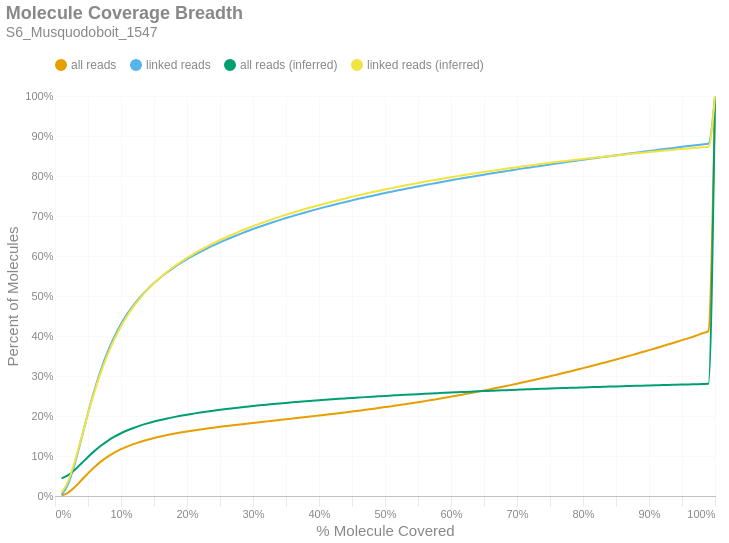

Notebook code cell kept with this figure:
### Markdown cell above
### Molecule Read Coverage
This chart shows molecule coverage breadth as computed by the number of bases aligned to that molecule. In other words, "*how much of each unique long molecule is actually sequenced/aligned?*" Keep in mind there is a distinction between sequences and alignments, since some sequences belonging to a particular molecule may not align well and wouldn't appear in the alignment data. This chart also shows molecule coverage breadth as computed by the *inferred fragment* from which the aligned sequences originate. Unlike read coverage, this calculation takes into account the total insert size, including unsequenced gaps between the forward and reverse reads. Like the previous figures, these are cumulative percents.

### Code cell
if SKIPLR:
    print_html(f"Skipped")
else:
    binned_df = consolidated_hist(valids['coverage_bp'], mask, 0.01, True)
    binned_df_inf = consolidated_hist(valids['coverage_inserts'], mask, 0.01, True)
    binned_df = binned_df.with_columns(pl.lit(binned_df_inf['all reads (cumsum)']).alias('all reads (inferred)'))
    binned_df = binned_df.with_columns(pl.lit(binned_df_inf['linked reads (cumsum)']).alias('linked reads (inferred)'))
    binned_df = binned_df.with_columns(
        (pl.col('bin').cast(pl.Float64) + 0.01).alias('right_edge')
    )

    with SafeRender(binned_df):
        (
            density_plot(binned_df, 'Molecule Coverage Breadth', samplename, 'molcov', ['all reads (inferred)','linked reads (inferred)'])
            .encode(
                #x=alt.X('bin:Q', title="% Molecule Covered").axis(format = '%').scale(padding=0),
                x=alt.X('right_edge:Q', title="% Molecule Covered").axis(format='%').scale(padding=0),
                y=alt.Y('value:Q', title='Percent of Molecules')
                    .axis(format='%')
                    .stack(False)
                    .scale(domainMin=0, padding=0),
                color=alt.Color("key:N").scale(domain = ["all reads", "linked reads", "all reads (inferred)", "linked reads (inferred)"]),
                tooltip = [
                    alt.Tooltip("key:N", title = "Data Type"),
                    alt.Tooltip("range_label:N", title="% Molecule Covered"),
                    alt.Tooltip("value:Q", format = ".2%", title="% Molecules")
                ]
            )
        ).display()

### Figure 1 — Vega-Lite specification as saved in the notebook (floating-point values rounded to 4 significant figures)
{"width": "container", "height": 400, "config": {"title": {"anchor": "start", "dy": -15, "fontSize": 18, "color": "#888888", "subtitleColor": "#888888", "subtitleFontSize": 14}, "arc": {"fill": "#0072B2"}, "axis": {"domainColor": "#888888", "domainWidth": 0.5, "gridWidth": 0.2, "grid": false, "titleFontWeight": 400, "titleFontSize": 15, "labelFontSize": 11, "labelColor": "#888888", "tickColor": "#888888", "tickWidth": 0.2, "titleColor": "#888888"}, "axisBand": {"grid": false}, "axisX": {"grid": true, "tickSize": 10, "domainCap": "round"}, "axisY": {"domain": false, "grid": true, "tickSize": 0, "domainCap": "round"}, "background": "transparent", "header": {"labelFontSize": 15, "labelColor": "#888888", "titleFontSize": 15, "titleFontWeight": 600, "titleColor": "#888888"}, "legend": {"labelFont": "sans-serif", "labelFontSize": 12, "labelColor": "#888888", "symbolSize": 100, "symbolType": "circle", "titleFontSize": 12, "titlePadding": 10, "titleColor": "#888888", "title": null, "orient": "top"}, "range": {"category": ["#E69F00", "#56B4E9", "#009E73", "#F0E442", "#0072B2", "#D55E00", "#CC79A7", "#000000"], "diverging": ["#cfe8f3", "#a2d4ec", "#73bfe2", "#46abdb", "#1696d2", "#12719e"]}, "area": {"fill": "#0072B2", "fillOpacity": 0.7, "line": true, "strokeOpacity": 0.7}, "line": {"color": "#0072B2", "stroke": "#0072B2", "strokeWidth": 2}, "trail": {"color": "#0072B2", "stroke": "#0072B2", "strokeWidth": 0, "size": 1}, "point": {"filled": true, "fillOpacity": 1.0, "size": 95}, "text": {"color": "#888888", "fontSize": 11, "align": "right", "fontWeight": 400, "size": 11}, "bar": {"fill": "#0072B2", "stroke": null}, "view": {"stroke": null, "continuousWidth": 660, "continuousHeight": 400}}, "data": {"name": "data-f3d58d242998495957ee3d1a4fd4c5e5"}, "mark": {"type": "line", "interpolate": "monotone", "point": {"opacity": 0, "size": 275}}, "encoding": {"color": {"field": "key", "scale": {"domain": ["all reads", "linked reads", "all reads (inferred)", "linked reads (inferred)"]}, "type": "nominal"}, "tooltip": [{"field": "key", "title": "Data Type", "type": "nominal"}, {"field": "range_label", "title": "% Molecule Covered", "type": "nominal"}, {"field": "value", "format": ".2%", "title": "% Molecules", "type": "quantitative"}], "x": {"axis": {"format": "%"}, "field": "right_edge", "scale": {"padding": 0}, "title": "% Molecule Covered", "type": "quantitative"}, "y": {"axis": {"format": "%"}, "field": "value", "scale": {"domainMin": 0, "padding": 0}, "stack": false, "title": "Percent of Molecules", "type": "quantitative"}}, "params": [{"name": "param_c36ac31b6afebe62", "select": {"type": "point", "fields": ["key"]}, "bind": "legend"}], "title": {"text": "Molecule Coverage Breadth", "subtitle": "S6_Musquodoboit_1547"}, "transform": [{"fold": ["all reads (cumsum)", "linked reads (cumsum)", "all reads (inferred)", "linked reads (inferred)"]}, {"calculate": "replace(datum.key, ' (cumsum)', '')", "as": "key"}, {"filter": {"param": "param_c36ac31b6afebe62"}}], "usermeta": {"embedOptions": {"downloadFileName": "S6_Musquodoboit_1547.molcov"}}, "$schema": "https://vega.github.io/schema/vega-lite/v6.1.0.json", "datasets": {"data-f3d58d242998495957ee3d1a4fd4c5e5": [{"bin": "0.0", "interval": "0.0-0.01", "all reads": 0.0009797, "linked reads": 0.00307, "all reads (cumsum)": 0.0009797, "linked reads (cumsum)": 0.00307, "range_label": "0.0-0.01", "all reads (inferred)": 0.04404, "linked reads (inferred)": 0.008626, "right_edge": 0.01}, {"bin": "0.01", "interval": "0.01-0.02", "all reads": 0.007534, "linked reads": 0.02708, "all reads (cumsum)": 0.008514, "linked reads (cumsum)": 0.03016, "range_label": "0.01-0.02", "all reads (inferred)": 0.05202, "linked reads (inferred)": 0.03733, "right_edge": 0.02}, {"bin": "0.02", "interval": "0.02-0.03", "all reads": 0.01384, "linked reads": 0.05067, "all reads (cumsum)": 0.02235, "linked reads (cumsum)": 0.08082, "range_label": "0.02-0.03", "all reads (inferred)": 0.06545, "linked reads (inferred)": 0.08657, "right_edge": 0.03}, {"bin": "0.03", "interval": "0.03-0.04", "all reads": 0.017, "linked reads": 0.06256, "all reads (cumsum)": 0.03936, "linked reads (cumsum)": 0.1434, "range_label": "0.03-0.04", "all reads (inferred)": 0.08146, "linked reads (inferred)": 0.1456, "right_edge": 0.04}, {"bin": "0.04", "interval": "0.04-0.05", "all reads": 0.01728, "linked reads": 0.06377, "all reads (cumsum)": 0.05663, "linked reads (cumsum)": 0.2072, "range_label": "0.04-0.05", "all reads (inferred)": 0.09767, "linked reads (inferred)": 0.2055, "right_edge": 0.05}, {"bin": "0.05", "interval": "0.05-0.06", "all reads": 0.01594, "linked reads": 0.05889, "all reads (cumsum)": 0.07257, "linked reads (cumsum)": 0.266, "range_label": "0.05-0.06", "all reads (inferred)": 0.1128, "linked reads (inferred)": 0.2615, "right_edge": 0.06}, {"bin": "0.06", "interval": "0.06-0.07", "all reads": 0.01393, "linked reads": 0.05147, "all reads (cumsum)": 0.0865, "linked reads (cumsum)": 0.3175, "range_label": "0.06-0.07", "all reads (inferred)": 0.1263, "linked reads (inferred)": 0.3114, "right_edge": 0.07}, {"bin": "0.07", "interval": "0.07-0.08", "all reads": 0.01191, "linked reads": 0.04398, "all reads (cumsum)": 0.09842, "linked reads (cumsum)": 0.3615, "range_label": "0.07-0.08", "all reads (inferred)": 0.138, "linked reads (inferred)": 0.3547, "right_edge": 0.08}, {"bin": "0.08", "interval": "0.08-0.09", "all reads": 0.01002, "linked reads": 0.03698, "all reads (cumsum)": 0.1084, "linked reads (cumsum)": 0.3985, "range_label": "0.08-0.09", "all reads (inferred)": 0.1481, "linked reads (inferred)": 0.3921, "right_edge": 0.09}, {"bin": "0.09", "interval": "0.09-0.1", "all reads": 0.008534, "linked reads": 0.03143, "all reads (cumsum)": 0.117, "linked reads (cumsum)": 0.4299, "range_label": "0.09-0.1", "all reads (inferred)": 0.1568, "linked reads (inferred)": 0.4243, "right_edge": 0.1}, {"bin": "0.1", "interval": "0.1-0.11", "all reads": 0.007232, "linked reads": 0.02659, "all reads (cumsum)": 0.1242, "linked reads (cumsum)": 0.4565, "range_label": "0.1-0.11", "all reads (inferred)": 0.1643, "linked reads (inferred)": 0.4518, "right_edge": 0.11}, {"bin": "0.11", "interval": "0.11-0.12", "all reads": 0.006226, "linked reads": 0.02287, "all reads (cumsum)": 0.1304, "linked reads (cumsum)": 0.4794, "range_label": "0.11-0.12", "all reads (inferred)": 0.1708, "linked reads (inferred)": 0.4757, "right_edge": 0.12}, {"bin": "0.12", "interval": "0.12-0.13", "all reads": 0.005385, "linked reads": 0.01975, "all reads (cumsum)": 0.1358, "linked reads (cumsum)": 0.4991, "range_label": "0.12-0.13", "all reads (inferred)": 0.1765, "linked reads (inferred)": 0.4967, "right_edge": 0.13}, {"bin": "0.13", "interval": "0.13-0.14", "all reads": 0.004776, "linked reads": 0.0175, "all reads (cumsum)": 0.1406, "linked reads (cumsum)": 0.5166, "range_label": "0.13-0.14", "all reads (inferred)": 0.1815, "linked reads (inferred)": 0.5153, "right_edge": 0.14}, {"bin": "0.14", "interval": "0.14-0.15", "all reads": 0.004267, "linked reads": 0.0156, "all reads (cumsum)": 0.1449, "linked reads (cumsum)": 0.5322, "range_label": "0.14-0.15", "all reads (inferred)": 0.186, "linked reads (inferred)": 0.532, "right_edge": 0.15}, {"bin": "0.15", "interval": "0.15-0.16", "all reads": 0.003874, "linked reads": 0.01416, "all reads (cumsum)": 0.1487, "linked reads (cumsum)": 0.5464, "range_label": "0.15-0.16", "all reads (inferred)": 0.1901, "linked reads (inferred)": 0.547, "right_edge": 0.16}, {"bin": "0.16", "interval": "0.16-0.17", "all reads": 0.003518, "linked reads": 0.01283, "all reads (cumsum)": 0.1523, "linked reads (cumsum)": 0.5592, "range_label": "0.16-0.17", "all reads (inferred)": 0.1938, "linked reads (inferred)": 0.5607, "right_edge": 0.17}, {"bin": "0.17", "interval": "0.17-0.18", "all reads": 0.003237, "linked reads": 0.01177, "all reads (cumsum)": 0.1555, "linked reads (cumsum)": 0.571, "range_label": "0.17-0.18", "all reads (inferred)": 0.1972, "linked reads (inferred)": 0.5731, "right_edge": 0.18}, {"bin": "0.18", "interval": "0.18-0.19", "all reads": 0.002995, "linked reads": 0.01087, "all reads (cumsum)": 0.1585, "linked reads (cumsum)": 0.5818, "range_label": "0.18-0.19", "all reads (inferred)": 0.2004, "linked reads (inferred)": 0.5847, "right_edge": 0.19}, {"bin": "0.19", "interval": "0.19-0.2", "all reads": 0.0028, "linked reads": 0.01014, "all reads (cumsum)": 0.1613, "linked reads (cumsum)": 0.592, "range_label": "0.19-0.2", "all reads (inferred)": 0.2033, "linked reads (inferred)": 0.5953, "right_edge": 0.2}, {"bin": "0.2", "interval": "0.2-0.21", "all reads": 0.002594, "linked reads": 0.009369, "all reads (cumsum)": 0.1639, "linked reads (cumsum)": 0.6014, "range_label": "0.2-0.21", "all reads (inferred)": 0.206, "linked reads (inferred)": 0.6052, "right_edge": 0.21}, {"bin": "0.21", "interval": "0.21-0.22", "all reads": 0.002464, "linked reads": 0.008869, "all reads (cumsum)": 0.1663, "linked reads (cumsum)": 0.6102, "range_label": "0.21-0.22", "all reads (inferred)": 0.2086, "linked reads (inferred)": 0.6146, "right_edge": 0.22}, {"bin": "0.22", "interval": "0.22-0.23", "all reads": 0.002314, "linked reads": 0.008299, "all reads (cumsum)": 0.1687, "linked reads (cumsum)": 0.6185, "range_label": "0.22-0.23", "all reads (inferred)": 0.211, "linked reads (inferred)": 0.6234, "right_edge": 0.23}, {"bin": "0.23", "interval": "0.23-0.24", "all reads": 0.002255, "linked reads": 0.008047, "all reads (cumsum)": 0.1709, "linked reads (cumsum)": 0.6266, "range_label": "0.23-0.24", "all reads (inferred)": 0.2133, "linked reads (inferred)": 0.632, "right_edge": 0.24}, {"bin": "0.24", "interval": "0.24-0.25", "all reads": 0.002135, "linked reads": 0.007589, "all reads (cumsum)": 0.173, "linked reads (cumsum)": 0.6342, "range_label": "0.24-0.25", "all reads (inferred)": 0.2155, "linked reads (inferred)": 0.64, "right_edge": 0.25}, {"bin": "0.25", "interval": "0.25-0.26", "all reads": 0.002016, "linked reads": 0.007125, "all reads (cumsum)": 0.1751, "linked reads (cumsum)": 0.6413, "range_label": "0.25-0.26", "all reads (inferred)": 0.2175, "linked reads (inferred)": 0.6475, "right_edge": 0.26}, {"bin": "0.26", "interval": "0.26-0.27", "all reads": 0.00197, "linked reads": 0.006906, "all reads (cumsum)": 0.177, "linked reads (cumsum)": 0.6482, "range_label": "0.26-0.27", "all reads (inferred)": 0.2195, "linked reads (inferred)": 0.6547, "right_edge": 0.27}, {"bin": "0.27", "interval": "0.27-0.28", "all reads": 0.001924, "linked reads": 0.006651, "all reads (cumsum)": 0.179, "linked reads (cumsum)": 0.6548, "range_label": "0.27-0.28", "all reads (inferred)": 0.2214, "linked reads (inferred)": 0.6616, "right_edge": 0.28}, {"bin": "0.28", "interval": "0.28-0.29", "all reads": 0.001894, "linked reads": 0.006407, "all reads (cumsum)": 0.1808, "linked reads (cumsum)": 0.6612, "range_label": "0.28-0.29", "all reads (inferred)": 0.2232, "linked reads (inferred)": 0.6682, "right_edge": 0.29}, {"bin": "0.29", "interval": "0.29-0.3", "all reads": 0.001856, "linked reads": 0.006126, "all reads (cumsum)": 0.1827, "linked reads (cumsum)": 0.6674, "range_label": "0.29-0.3", "all reads (inferred)": 0.2249, "linked reads (inferred)": 0.6746, "right_edge": 0.3}, {"bin": "0.3", "interval": "0.3-0.31", "all reads": 0.001811, "linked reads": 0.005803, "all reads (cumsum)": 0.1845, "linked reads (cumsum)": 0.6732, "range_label": "0.3-0.31", "all reads (inferred)": 0.2266, "linked reads (inferred)": 0.6807, "right_edge": 0.31}, {"bin": "0.31", "interval": "0.31-0.32", "all reads": 0.001823, "linked reads": 0.005682, "all reads (cumsum)": 0.1863, "linked reads (cumsum)": 0.6789, "range_label": "0.31-0.32", "all reads (inferred)": 0.2282, "linked reads (inferred)": 0.6866, "right_edge": 0.32}, {"bin": "0.32", "interval": "0.32-0.33", "all reads": 0.001819, "linked reads": 0.005499, "all reads (cumsum)": 0.1882, "linked reads (cumsum)": 0.6844, "range_label": "0.32-0.33", "all reads (inferred)": 0.2298, "linked reads (inferred)": 0.6923, "right_edge": 0.33}, {"bin": "0.33", "interval": "0.33-0.34", "all reads": 0.00181, "linked reads": 0.00533, "all reads (cumsum)": 0.19, "linked reads (cumsum)": 0.6897, "range_label": "0.33-0.34", "all reads (inferred)": 0.2313, "linked reads (inferred)": 0.6978, "right_edge": 0.34}, {"bin": "0.34", "interval": "0.34-0.35", "all reads": 0.001811, "linked reads": 0.00517, "all reads (cumsum)": 0.1918, "linked reads (cumsum)": 0.6949, "range_label": "0.34-0.35", "all reads (inferred)": 0.2327, "linked reads (inferred)": 0.7031, "right_edge": 0.35}, {"bin": "0.35", "interval": "0.35-0.36", "all reads": 0.001805, "linked reads": 0.004955, "all reads (cumsum)": 0.1936, "linked reads (cumsum)": 0.6998, "range_label": "0.35-0.36", "all reads (inferred)": 0.2341, "linked reads (inferred)": 0.7082, "right_edge": 0.36}, {"bin": "0.36", "interval": "0.36-0.37", "all reads": 0.001839, "linked reads": 0.004848, "all reads (cumsum)": 0.1954, "linked reads (cumsum)": 0.7047, "range_label": "0.36-0.37", "all reads (inferred)": 0.2355, "linked reads (inferred)": 0.7132, "right_edge": 0.37}, {"bin": "0.37", "interval": "0.37-0.38", "all reads": 0.001871, "linked reads": 0.004764, "all reads (cumsum)": 0.1973, "linked reads (cumsum)": 0.7094, "range_label": "0.37-0.38", "all reads (inferred)": 0.2368, "linked reads (inferred)": 0.7179, "right_edge": 0.38}, {"bin": "0.38", "interval": "0.38-0.39", "all reads": 0.001867, "linked reads": 0.004562, "all reads (cumsum)": 0.1992, "linked reads (cumsum)": 0.714, "range_label": "0.38-0.39", "all reads (inferred)": 0.2381, "linked reads (inferred)": 0.7226, "right_edge": 0.39}, {"bin": "0.39", "interval": "0.39-0.4", "all reads": 0.001929, "linked reads": 0.004491, "all reads (cumsum)": 0.2011, "linked reads (cumsum)": 0.7185, "range_label": "0.39-0.4", "all reads (inferred)": 0.2393, "linked reads (inferred)": 0.7271, "right_edge": 0.4}, {"bin": "0.4", "interval": "0.4-0.41", "all reads": 0.001918, "linked reads": 0.00429, "all reads (cumsum)": 0.203, "linked reads (cumsum)": 0.7228, "range_label": "0.4-0.41", "all reads (inferred)": 0.2405, "linked reads (inferred)": 0.7314, "right_edge": 0.41}, {"bin": "0.41", "interval": "0.41-0.42", "all reads": 0.001957, "linked reads": 0.004184, "all reads (cumsum)": 0.205, "linked reads (cumsum)": 0.7269, "range_label": "0.41-0.42", "all reads (inferred)": 0.2417, "linked reads (inferred)": 0.7357, "right_edge": 0.42}, {"bin": "0.42", "interval": "0.42-0.43", "all reads": 0.002011, "linked reads": 0.00412, "all reads (cumsum)": 0.207, "linked reads (cumsum)": 0.7311, "range_label": "0.42-0.43", "all reads (inferred)": 0.2429, "linked reads (inferred)": 0.7399, "right_edge": 0.43}, {"bin": "0.43", "interval": "0.43-0.44", "all reads": 0.002057, "linked reads": 0.004086, "all reads (cumsum)": 0.209, "linked reads (cumsum)": 0.7352, "range_label": "0.43-0.44", "all reads (inferred)": 0.244, "linked reads (inferred)": 0.744, "right_edge": 0.44}, {"bin": "0.44", "interval": "0.44-0.45", "all reads": 0.002076, "linked reads": 0.003885, "all reads (cumsum)": 0.2111, "linked reads (cumsum)": 0.739, "range_label": "0.44-0.45", "all reads (inferred)": 0.2451, "linked reads (inferred)": 0.748, "right_edge": 0.45}, {"bin": "0.45", "interval": "0.45-0.46", "all reads": 0.002144, "linked reads": 0.003905, "all reads (cumsum)": 0.2133, "linked reads (cumsum)": 0.7429, "range_label": "0.45-0.46", "all reads (inferred)": 0.2461, "linked reads (inferred)": 0.7517, "right_edge": 0.46}, {"bin": "0.46", "interval": "0.46-0.47", "all reads": 0.002134, "linked reads": 0.003667, "all reads (cumsum)": 0.2154, "linked reads (cumsum)": 0.7466, "range_label": "0.46-0.47", "all reads (inferred)": 0.2472, "linked reads (inferred)": 0.7555, "right_edge": 0.47}, {"bin": "0.47", "interval": "0.47-0.48", "all reads": 0.002217, "linked reads": 0.003641, "all reads (cumsum)": 0.2176, "linked reads (cumsum)": 0.7503, "range_label": "0.47-0.48", "all reads (inferred)": 0.2482, "linked reads (inferred)": 0.7592, "right_edge": 0.48}, {"bin": "0.48", "interval": "0.48-0.49", "all reads": 0.002219, "linked reads": 0.003549, "all reads (cumsum)": 0.2198, "linked reads (cumsum)": 0.7538, "range_label": "0.48-0.49", "all reads (inferred)": 0.2492, "linked reads (inferred)": 0.7628, "right_edge": 0.49}, {"bin": "0.49", "interval": "0.49-0.5", "all reads": 0.002447, "linked reads": 0.003691, "all reads (cumsum)": 0.2223, "linked reads (cumsum)": 0.7575, "range_label": "0.49-0.5", "all reads (inferred)": 0.2502, "linked reads (inferred)": 0.7664, "right_edge": 0.5}, {"bin": "0.5", "interval": "0.5-0.51", "all reads": 0.002228, "linked reads": 0.003378, "all reads (cumsum)": 0.2245, "linked reads (cumsum)": 0.7609, "range_label": "0.5-0.51", "all reads (inferred)": 0.2511, "linked reads (inferred)": 0.7697, "right_edge": 0.51}, {"bin": "0.51", "interval": "0.51-0.52", "all reads": 0.00247, "linked reads": 0.003372, "all reads (cumsum)": 0.227, "linked reads (cumsum)": 0.7642, "range_label": "0.51-0.52", "all reads (inferred)": 0.252, "linked reads (inferred)": 0.773, "right_edge": 0.52}, {"bin": "0.52", "interval": "0.52-0.53", "all reads": 0.002433, "linked reads": 0.003281, "all reads (cumsum)": 0.2294, "linked reads (cumsum)": 0.7675, "range_label": "0.52-0.53", "all reads (inferred)": 0.2529, "linked reads (inferred)": 0.7763, "right_edge": 0.53}, {"bin": "0.53", "interval": "0.53-0.54", "all reads": 0.002534, "linked reads": 0.003282, "all reads (cumsum)": 0.2319, "linked reads (cumsum)": 0.7708, "range_label": "0.53-0.54", "all reads (inferred)": 0.2538, "linked reads (inferred)": 0.7794, "right_edge": 0.54}, {"bin": "0.54", "interval": "0.54-0.55", "all reads": 0.002559, "linked reads": 0.003184, "all reads (cumsum)": 0.2345, "linked reads (cumsum)": 0.774, "range_label": "0.54-0.55", "all reads (inferred)": 0.2547, "linked reads (inferred)": 0.7826, "right_edge": 0.55}, {"bin": "0.55", "interval": "0.55-0.56", "all reads": 0.002668, "linked reads": 0.003183, "all reads (cumsum)": 0.2372, "linked reads (cumsum)": 0.7772, "range_label": "0.55-0.56", "all reads (inferred)": 0.2555, "linked reads (inferred)": 0.7856, "right_edge": 0.56}, {"bin": "0.56", "interval": "0.56-0.57", "all reads": 0.002722, "linked reads": 0.003147, "all reads (cumsum)": 0.2399, "linked reads (cumsum)": 0.7803, "range_label": "0.56-0.57", "all reads (inferred)": 0.2563, "linked reads (inferred)": 0.7885, "right_edge": 0.57}, {"bin": "0.57", "interval": "0.57-0.58", "all reads": 0.002711, "linked reads": 0.002981, "all reads (cumsum)": 0.2426, "linked reads (cumsum)": 0.7833, "range_label": "0.57-0.58", "all reads (inferred)": 0.2571, "linked reads (inferred)": 0.7914, "right_edge": 0.58}, {"bin": "0.58", "interval": "0.58-0.59", "all reads": 0.002839, "linked reads": 0.003017, "all reads (cumsum)": 0.2454, "linked reads (cumsum)": 0.7863, "range_label": "0.58-0.59", "all reads (inferred)": 0.2579, "linked reads (inferred)": 0.7943, "right_edge": 0.59}, {"bin": "0.59", "interval": "0.59-0.6", "all reads": 0.002978, "linked reads": 0.003055, "all reads (cumsum)": 0.2484, "linked reads (cumsum)": 0.7894, "range_label": "0.59-0.6", "all reads (inferred)": 0.2587, "linked reads (inferred)": 0.797, "right_edge": 0.6}, {"bin": "0.6", "interval": "0.6-0.61", "all reads": 0.002876, "linked reads": 0.002797, "all reads (cumsum)": 0.2513, "linked reads (cumsum)": 0.7922, "range_label": "0.6-0.61", "all reads (inferred)": 0.2595, "linked reads (inferred)": 0.7997, "right_edge": 0.61}, {"bin": "0.61", "interval": "0.61-0.62", "all reads": 0.003048, "linked reads": 0.002844, "all reads (cumsum)": 0.2543, "linked reads (cumsum)": 0.795, "range_label": "0.61-0.62", "all reads (inferred)": 0.2602, "linked reads (inferred)": 0.8024, "right_edge": 0.62}, {"bin": "0.62", "interval": "0.62-0.63", "all reads": 0.00305, "linked reads": 0.002791, "all reads (cumsum)": 0.2574, "linked reads (cumsum)": 0.7978, "range_label": "0.62-0.63", "all reads (inferred)": 0.2609, "linked reads (inferred)": 0.805, "right_edge": 0.63}, {"bin": "0.63", "interval": "0.63-0.64", "all reads": 0.003143, "linked reads": 0.0028, "all reads (cumsum)": 0.2605, "linked reads (cumsum)": 0.8006, "range_label": "0.63-0.64", "all reads (inferred)": 0.2617, "linked reads (inferred)": 0.8076, "right_edge": 0.64}, {"bin": "0.64", "interval": "0.64-0.65", "all reads": 0.003193, "linked reads": 0.002773, "all reads (cumsum)": 0.2637, "linked reads (cumsum)": 0.8034, "range_label": "0.64-0.65", "all reads (inferred)": 0.2624, "linked reads (inferred)": 0.8101, "right_edge": 0.65}, {"bin": "0.65", "interval": "0.65-0.66", "all reads": 0.003347, "linked reads": 0.002726, "all reads (cumsum)": 0.2671, "linked reads (cumsum)": 0.8061, "range_label": "0.65-0.66", "all reads (inferred)": 0.263, "linked reads (inferred)": 0.8126, "right_edge": 0.66}, {"bin": "0.66", "interval": "0.66-0.67", "all reads": 0.003289, "linked reads": 0.002649, "all reads (cumsum)": 0.2704, "linked reads (cumsum)": 0.8088, "range_label": "0.66-0.67", "all reads (inferred)": 0.2637, "linked reads (inferred)": 0.815, "right_edge": 0.67}, {"bin": "0.67", "interval": "0.67-0.68", "all reads": 0.003409, "linked reads": 0.002632, "all reads (cumsum)": 0.2738, "linked reads (cumsum)": 0.8114, "range_label": "0.67-0.68", "all reads (inferred)": 0.2644, "linked reads (inferred)": 0.8173, "right_edge": 0.68}, {"bin": "0.68", "interval": "0.68-0.69", "all reads": 0.003401, "linked reads": 0.002565, "all reads (cumsum)": 0.2772, "linked reads (cumsum)": 0.814, "range_label": "0.68-0.69", "all reads (inferred)": 0.265, "linked reads (inferred)": 0.8197, "right_edge": 0.69}, {"bin": "0.69", "interval": "0.69-0.7", "all reads": 0.0036, "linked reads": 0.002606, "all reads (cumsum)": 0.2808, "linked reads (cumsum)": 0.8166, "range_label": "0.69-0.7", "all reads (inferred)": 0.2657, "linked reads (inferred)": 0.8221, "right_edge": 0.7}, {"bin": "0.7", "interval": "0.7-0.71", "all reads": 0.003561, "linked reads": 0.002535, "all reads (cumsum)": 0.2843, "linked reads (cumsum)": 0.8191, "range_label": "0.7-0.71", "all reads (inferred)": 0.2663, "linked reads (inferred)": 0.8243, "right_edge": 0.71}, {"bin": "0.71", "interval": "0.71-0.72", "all reads": 0.003659, "linked reads": 0.002412, "all reads (cumsum)": 0.288, "linked reads (cumsum)": 0.8215, "range_label": "0.71-0.72", "all reads (inferred)": 0.2669, "linked reads (inferred)": 0.8265, "right_edge": 0.72}, {"bin": "0.72", "interval": "0.72-0.73", "all reads": 0.003759, "linked reads": 0.002476, "all reads (cumsum)": 0.2917, "linked reads (cumsum)": 0.824, "range_label": "0.72-0.73", "all reads (inferred)": 0.2675, "linked reads (inferred)": 0.8287, "right_edge": 0.73}, {"bin": "0.73", "interval": "0.73-0.74", "all reads": 0.003725, "linked reads": 0.002431, "all reads (cumsum)": 0.2955, "linked reads (cumsum)": 0.8264, "range_label": "0.73-0.74", "all reads (inferred)": 0.2681, "linked reads (inferred)": 0.8308, "right_edge": 0.74}, {"bin": "0.74", "interval": "0.74-0.75", "all reads": 0.004027, "linked reads": 0.002509, "all reads (cumsum)": 0.2995, "linked reads (cumsum)": 0.8289, "range_label": "0.74-0.75", "all reads (inferred)": 0.2687, "linked reads (inferred)": 0.8329, "right_edge": 0.75}, {"bin": "0.75", "interval": "0.75-0.76", "all reads": 0.003811, "linked reads": 0.002342, "all reads (cumsum)": 0.3033, "linked reads (cumsum)": 0.8313, "range_label": "0.75-0.76", "all reads (inferred)": 0.2693, "linked reads (inferred)": 0.8349, "right_edge": 0.76}, {"bin": "0.76", "interval": "0.76-0.77", "all reads": 0.003959, "linked reads": 0.002352, "all reads (cumsum)": 0.3073, "linked reads (cumsum)": 0.8336, "range_label": "0.76-0.77", "all reads (inferred)": 0.2699, "linked reads (inferred)": 0.8369, "right_edge": 0.77}, {"bin": "0.77", "interval": "0.77-0.78", "all reads": 0.004068, "linked reads": 0.00243, "all reads (cumsum)": 0.3113, "linked reads (cumsum)": 0.836, "range_label": "0.77-0.78", "all reads (inferred)": 0.2704, "linked reads (inferred)": 0.8388, "right_edge": 0.78}, {"bin": "0.78", "interval": "0.78-0.79", "all reads": 0.004061, "linked reads": 0.002305, "all reads (cumsum)": 0.3154, "linked reads (cumsum)": 0.8383, "range_label": "0.78-0.79", "all reads (inferred)": 0.2709, "linked reads (inferred)": 0.8407, "right_edge": 0.79}, {"bin": "0.79", "interval": "0.79-0.8", "all reads": 0.00433, "linked reads": 0.00232, "all reads (cumsum)": 0.3197, "linked reads (cumsum)": 0.8407, "range_label": "0.79-0.8", "all reads (inferred)": 0.2715, "linked reads (inferred)": 0.8426, "right_edge": 0.8}, {"bin": "0.8", "interval": "0.8-0.81", "all reads": 0.004054, "linked reads": 0.002172, "all reads (cumsum)": 0.3238, "linked reads (cumsum)": 0.8428, "range_label": "0.8-0.81", "all reads (inferred)": 0.272, "linked reads (inferred)": 0.8445, "right_edge": 0.81}, {"bin": "0.81", "interval": "0.81-0.82", "all reads": 0.004236, "linked reads": 0.00225, "all reads (cumsum)": 0.328, "linked reads (cumsum)": 0.8451, "range_label": "0.81-0.82", "all reads (inferred)": 0.2725, "linked reads (inferred)": 0.8463, "right_edge": 0.82}, {"bin": "0.82", "interval": "0.82-0.83", "all reads": 0.004392, "linked reads": 0.002245, "all reads (cumsum)": 0.3324, "linked reads (cumsum)": 0.8473, "range_label": "0.82-0.83", "all reads (inferred)": 0.273, "linked reads (inferred)": 0.8481, "right_edge": 0.83}, {"bin": "0.83", "interval": "0.83-0.84", "all reads": 0.004402, "linked reads": 0.002215, "all reads (cumsum)": 0.3368, "linked reads (cumsum)": 0.8496, "range_label": "0.83-0.84", "all reads (inferred)": 0.2735, "linked reads (inferred)": 0.8498, "right_edge": 0.84}, {"bin": "0.84", "interval": "0.84-0.85", "all reads": 0.004436, "linked reads": 0.002138, "all reads (cumsum)": 0.3413, "linked reads (cumsum)": 0.8517, "range_label": "0.84-0.85", "all reads (inferred)": 0.274, "linked reads (inferred)": 0.8515, "right_edge": 0.85}, {"bin": "0.85", "interval": "0.85-0.86", "all reads": 0.00458, "linked reads": 0.002148, "all reads (cumsum)": 0.3458, "linked reads (cumsum)": 0.8538, "range_label": "0.85-0.86", "all reads (inferred)": 0.2744, "linked reads (inferred)": 0.8532, "right_edge": 0.86}, {"bin": "0.86", "interval": "0.86-0.87", "all reads": 0.004563, "linked reads": 0.002182, "all reads (cumsum)": 0.3504, "linked reads (cumsum)": 0.856, "range_label": "0.86-0.87", "all reads (inferred)": 0.2749, "linked reads (inferred)": 0.8549, "right_edge": 0.87}, {"bin": "0.87", "interval": "0.87-0.88", "all reads": 0.004723, "linked reads": 0.00217, "all reads (cumsum)": 0.3551, "linked reads (cumsum)": 0.8582, "range_label": "0.87-0.88", "all reads (inferred)": 0.2754, "linked reads (inferred)": 0.8566, "right_edge": 0.88}, {"bin": "0.88", "interval": "0.88-0.89", "all reads": 0.004714, "linked reads": 0.002149, "all reads (cumsum)": 0.3598, "linked reads (cumsum)": 0.8603, "range_label": "0.88-0.89", "all reads (inferred)": 0.2758, "linked reads (inferred)": 0.8582, "right_edge": 0.89}, {"bin": "0.89", "interval": "0.89-0.9", "all reads": 0.00485, "linked reads": 0.002154, "all reads (cumsum)": 0.3647, "linked reads (cumsum)": 0.8625, "range_label": "0.89-0.9", "all reads (inferred)": 0.2763, "linked reads (inferred)": 0.8598, "right_edge": 0.9}, {"bin": "0.9", "interval": "0.9-0.91", "all reads": 0.004623, "linked reads": 0.002071, "all reads (cumsum)": 0.3693, "linked reads (cumsum)": 0.8646, "range_label": "0.9-0.91", "all reads (inferred)": 0.2768, "linked reads (inferred)": 0.8614, "right_edge": 0.91}, {"bin": "0.91", "interval": "0.91-0.92", "all reads": 0.005262, "linked reads": 0.002072, "all reads (cumsum)": 0.3746, "linked reads (cumsum)": 0.8666, "range_label": "0.91-0.92", "all reads (inferred)": 0.2772, "linked reads (inferred)": 0.8629, "right_edge": 0.92}, {"bin": "0.92", "interval": "0.92-0.93", "all reads": 0.004644, "linked reads": 0.002068, "all reads (cumsum)": 0.3792, "linked reads (cumsum)": 0.8687, "range_label": "0.92-0.93", "all reads (inferred)": 0.2777, "linked reads (inferred)": 0.8644, "right_edge": 0.93}, {"bin": "0.93", "interval": "0.93-0.94", "all reads": 0.005042, "linked reads": 0.002087, "all reads (cumsum)": 0.3843, "linked reads (cumsum)": 0.8708, "range_label": "0.93-0.94", "all reads (inferred)": 0.2781, "linked reads (inferred)": 0.866, "right_edge": 0.94}, {"bin": "0.94", "interval": "0.94-0.95", "all reads": 0.005542, "linked reads": 0.002048, "all reads (cumsum)": 0.3898, "linked reads (cumsum)": 0.8728, "range_label": "0.94-0.95", "all reads (inferred)": 0.2785, "linked reads (inferred)": 0.8675, "right_edge": 0.95}, {"bin": "0.95", "interval": "0.95-0.96", "all reads": 0.004781, "linked reads": 0.002027, "all reads (cumsum)": 0.3946, "linked reads (cumsum)": 0.8749, "range_label": "0.95-0.96", "all reads (inferred)": 0.279, "linked reads (inferred)": 0.869, "right_edge": 0.96}, {"bin": "0.96", "interval": "0.96-0.97", "all reads": 0.005546, "linked reads": 0.001984, "all reads (cumsum)": 0.4001, "linked reads (cumsum)": 0.8768, "range_label": "0.96-0.97", "all reads (inferred)": 0.2795, "linked reads (inferred)": 0.8704, "right_edge": 0.97}, {"bin": "0.97", "interval": "0.97-0.98", "all reads": 0.006129, "linked reads": 0.001962, "all reads (cumsum)": 0.4062, "linked reads (cumsum)": 0.8788, "range_label": "0.97-0.98", "all reads (inferred)": 0.2799, "linked reads (inferred)": 0.8719, "right_edge": 0.98}, {"bin": "0.98", "interval": "0.98-0.99", "all reads": 0.005776, "linked reads": 0.002012, "all reads (cumsum)": 0.412, "linked reads (cumsum)": 0.8808, "range_label": "0.98-0.99", "all reads (inferred)": 0.2803, "linked reads (inferred)": 0.8727, "right_edge": 0.99}, {"bin": "0.99", "interval": "0.99-1.0", "all reads": 0.588, "linked reads": 0.1192, "all reads (cumsum)": 1.0, "linked reads (cumsum)": 1.0, "range_label": "0.99-1.0", "all reads (inferred)": 1.0, "linked reads (inferred)": 1.0, "right_edge": 1.0}]}}
